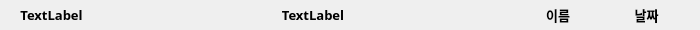
<?xml version="1.0" encoding="UTF-8"?>
<ui version="4.0">
 <class>Form</class>
 <widget class="QWidget" name="Form">
  <property name="geometry">
   <rect>
    <x>0</x>
    <y>0</y>
    <width>700</width>
    <height>30</height>
   </rect>
  </property>
  <property name="minimumSize">
   <size>
    <width>0</width>
    <height>30</height>
   </size>
  </property>
  <property name="maximumSize">
   <size>
    <width>16777215</width>
    <height>30</height>
   </size>
  </property>
  <property name="windowTitle">
   <string>Form</string>
  </property>
  <property name="styleSheet">
   <string notr="true"/>
  </property>
  <layout class="QHBoxLayout" name="horizontalLayout_2">
   <property name="spacing">
    <number>0</number>
   </property>
   <property name="leftMargin">
    <number>0</number>
   </property>
   <property name="topMargin">
    <number>0</number>
   </property>
   <property name="rightMargin">
    <number>0</number>
   </property>
   <property name="bottomMargin">
    <number>0</number>
   </property>
   <item>
    <widget class="QFrame" name="List_frame">
     <property name="styleSheet">
      <string notr="true"/>
     </property>
     <property name="frameShape">
      <enum>QFrame::NoFrame</enum>
     </property>
     <property name="frameShadow">
      <enum>QFrame::Raised</enum>
     </property>
     <layout class="QHBoxLayout" name="horizontalLayout">
      <property name="spacing">
       <number>0</number>
      </property>
      <property name="leftMargin">
       <number>0</number>
      </property>
      <property name="topMargin">
       <number>0</number>
      </property>
      <property name="rightMargin">
       <number>0</number>
      </property>
      <property name="bottomMargin">
       <number>0</number>
      </property>
      <item>
       <widget class="QLabel" name="num_lab">
        <property name="maximumSize">
         <size>
          <width>120</width>
          <height>16777215</height>
         </size>
        </property>
        <property name="font">
         <font>
          <family>나눔스퀘어 네오 Bold</family>
          <pointsize>10</pointsize>
          <weight>75</weight>
          <bold>true</bold>
         </font>
        </property>
        <property name="text">
         <string>TextLabel</string>
        </property>
        <property name="alignment">
         <set>Qt::AlignCenter</set>
        </property>
       </widget>
      </item>
      <item>
       <widget class="QLabel" name="title_lab">
        <property name="minimumSize">
         <size>
          <width>420</width>
          <height>0</height>
         </size>
        </property>
        <property name="maximumSize">
         <size>
          <width>420</width>
          <height>16777215</height>
         </size>
        </property>
        <property name="font">
         <font>
          <family>나눔스퀘어 네오 Bold</family>
          <pointsize>10</pointsize>
          <weight>75</weight>
          <bold>true</bold>
         </font>
        </property>
        <property name="text">
         <string>TextLabel</string>
        </property>
        <property name="alignment">
         <set>Qt::AlignCenter</set>
        </property>
       </widget>
      </item>
      <item>
       <widget class="QLabel" name="writer_lab">
        <property name="minimumSize">
         <size>
          <width>70</width>
          <height>0</height>
         </size>
        </property>
        <property name="maximumSize">
         <size>
          <width>70</width>
          <height>16777215</height>
         </size>
        </property>
        <property name="font">
         <font>
          <family>나눔스퀘어 네오 Bold</family>
          <pointsize>10</pointsize>
          <weight>75</weight>
          <bold>true</bold>
         </font>
        </property>
        <property name="text">
         <string>이름</string>
        </property>
        <property name="alignment">
         <set>Qt::AlignCenter</set>
        </property>
       </widget>
      </item>
      <item>
       <widget class="QLabel" name="date_lab">
        <property name="minimumSize">
         <size>
          <width>107</width>
          <height>0</height>
         </size>
        </property>
        <property name="font">
         <font>
          <family>나눔스퀘어 네오 Bold</family>
          <pointsize>10</pointsize>
          <weight>75</weight>
          <bold>true</bold>
         </font>
        </property>
        <property name="styleSheet">
         <string notr="true"/>
        </property>
        <property name="text">
         <string>날짜</string>
        </property>
        <property name="alignment">
         <set>Qt::AlignCenter</set>
        </property>
       </widget>
      </item>
     </layout>
    </widget>
   </item>
  </layout>
 </widget>
 <resources/>
 <connections/>
</ui>
